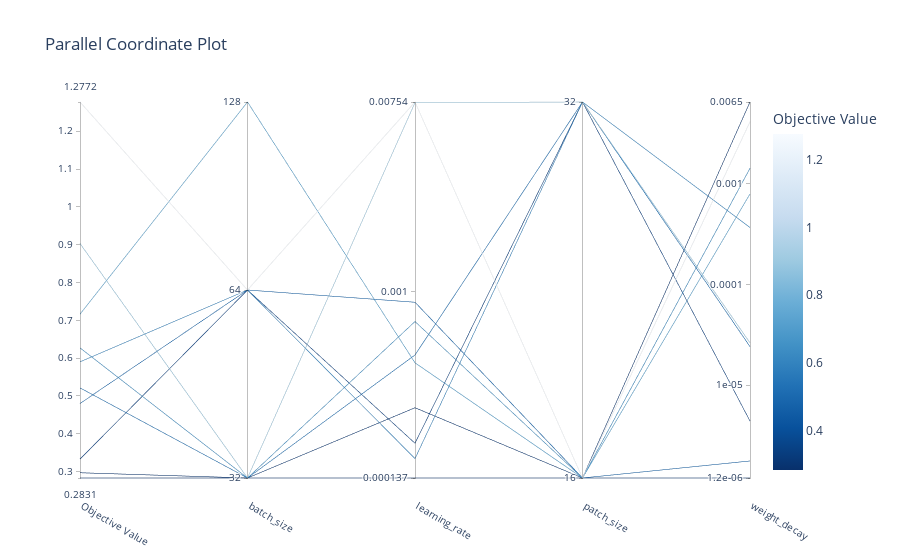

The cell this chart's notebook holds for it:
### Code cell
plot_parallel_coordinate(study_run1)

### Figure 1 — Plotly figure (JSON) as saved in the notebook; plotly's stock layout.template omitted (floating-point values rounded to 4 significant figures)
{"data": [{"dimensions": [{"label": "Objective Value", "range": [0.2831, 1.277], "values": [0.6271, 0.2969, 0.2831, 0.9029, 0.5214, 0.4801, 1.277, 0.5902, 0.333, 0.7163]}, {"label": "batch_size", "range": [0, 2], "ticktext": ["32", "64", "128"], "tickvals": [0, 1, 2], "values": [0, 0, 0, 0, 0, 1, 1, 1, 1, 2]}, {"label": "learning_rate", "range": [-3.862, -2.123], "ticktext": ["0.000137", "0.001", "0.00754"], "tickvals": [-3.862, -3, -2.123], "values": [-3.138, -3.537, -3.862, -2.126, -3.293, -3.049, -2.123, -3.772, -3.701, -3.329]}, {"label": "patch_size", "range": [0, 1], "ticktext": ["16", "32"], "tickvals": [0, 1], "values": [0, 0, 0, 1, 1, 0, 0, 1, 1, 0]}, {"label": "weight_decay", "range": [-5.921, -2.187], "ticktext": ["1.2e-06", "1e-05", "0.0001", "0.001", "0.0065"], "tickvals": [-5.921, -5, -4, -3, -2.187], "values": [-2.845, -5.921, -2.187, -4.579, -4.616, -5.752, -2.383, -3.433, -5.356, -3.1]}], "labelangle": 30, "labelside": "bottom", "line": {"color": [0.6271, 0.2969, 0.2831, 0.9029, 0.5214, 0.4801, 1.277, 0.5902, 0.333, 0.7163], "colorbar": {"title": {"text": "Objective Value"}}, "colorscale": [[0, "rgb(247,251,255)"], [0.125, "rgb(222,235,247)"], [0.25, "rgb(198,219,239)"], [0.375, "rgb(158,202,225)"], [0.5, "rgb(107,174,214)"], [0.625, "rgb(66,146,198)"], [0.75, "rgb(33,113,181)"], [0.875, "rgb(8,81,156)"], [1, "rgb(8,48,107)"]], "reversescale": true, "showscale": true}, "type": "parcoords"}], "layout": {"title": {"text": "Parallel Coordinate Plot"}}}
